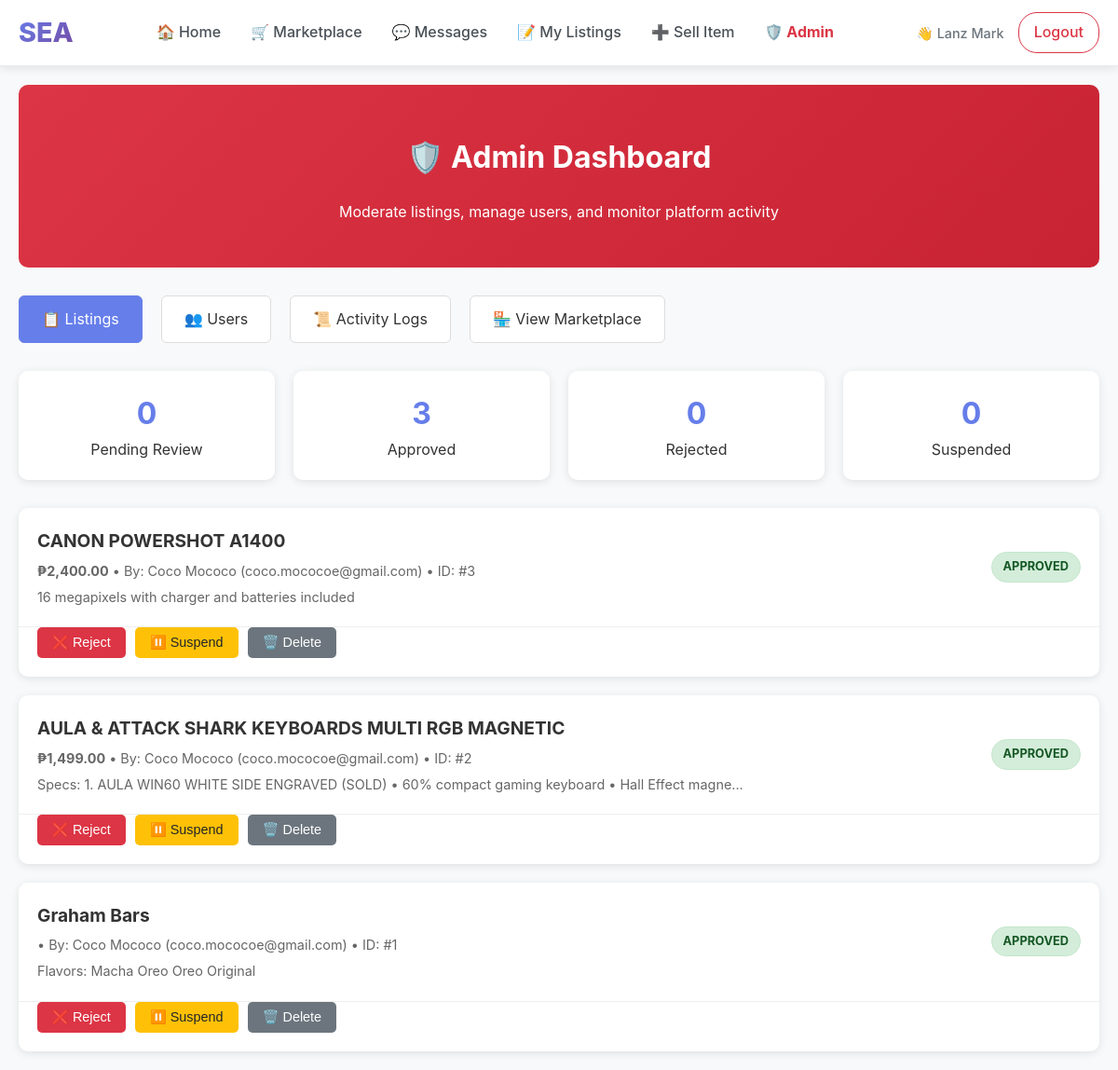
Page /admin (signed in) on the committed database.
### tables this page shows
CREATE TABLE students (
        student_id INTEGER PRIMARY KEY AUTOINCREMENT,
        name TEXT NOT NULL,
        email TEXT UNIQUE NOT NULL,
        password TEXT NOT NULL,
        org TEXT
    , is_admin INTEGER DEFAULT 0, email_verified INTEGER DEFAULT 0, verification_code TEXT DEFAULT NULL, verification_code_expires DATETIME DEFAULT NULL);

CREATE TABLE items (
        item_id INTEGER PRIMARY KEY AUTOINCREMENT,
        student_id INTEGER,
        item_name TEXT NOT NULL,
        price REAL NOT NULL,
        description TEXT,
        image TEXT, moderation_status TEXT DEFAULT 'pending', category TEXT DEFAULT 'other', contact TEXT, payment TEXT, status TEXT DEFAULT 'available',
        FOREIGN KEY (student_id) REFERENCES students(student_id)
    );

### app.py (the view)
@app.route('/admin')
def admin_dashboard():
    if not require_admin():
        return redirect(url_for('home'))
    conn = get_db_connection()
    cur = conn.cursor()
    cur.execute("""
        SELECT i.*, s.name as seller_name, s.email as seller_email,
               (SELECT COUNT(*) FROM admin_actions WHERE target_type='item' AND target_id=i.item_id) as action_count
        FROM items i
        JOIN students s ON i.student_id = s.student_id
        ORDER BY i.item_id DESC
    """)
    items = [dict(row) for row in cur.fetchall()]
    cur.execute("SELECT moderation_status, COUNT(*) as count FROM items GROUP BY moderation_status")
    stats = dict(cur.fetchall())
    conn.close()
    return render_template('admin/dashboard.html', items=items, stats=stats)

### app.py (called while the page is built)
def get_db_connection():
    database_url = os.environ.get('DATABASE_URL')
    if database_url:
        import psycopg2
        from psycopg2.extras import RealDictCursor
        if database_url.startswith('postgres://'):
            database_url = database_url.replace('postgres://', 'postgresql://', 1)
        conn = psycopg2.connect(database_url, cursor_factory=RealDictCursor)
        return DatabaseConnection(conn, is_postgres=True)
    else:
        db_path = os.path.join(BASE_DIR, 'database', 'marketplace.db')
        conn = sqlite3.connect(db_path, timeout=30.0)
        conn.row_factory = sqlite3.Row
        conn.execute('PRAGMA journal_mode=WAL;')
        return DatabaseConnection(conn, is_postgres=False)

def require_login():
    if 'user_id' not in session:
        return False
    if 'last_activity' in session:
        try:
            last_activity = datetime.fromisoformat(session['last_activity'])
            if datetime.now() - last_activity > timedelta(hours=24):
                session.clear()
                return False
        except:
            pass
    session['last_activity'] = datetime.now().isoformat()
    return True

@app.context_processor
def inject_csrf_token():
    return dict(csrf_token=generate_csrf_token)

@app.context_processor
def inject_admin_status():
    return dict(is_admin_user=is_admin())

def is_admin():
    if not require_login():
        return False
    conn = get_db_connection()
    cur = conn.cursor()
    cur.execute("SELECT is_admin FROM students WHERE student_id = ?", (session['user_id'],))
    result = cur.fetchone()
    conn.close()
    return result and result[0] == 1

def require_admin():
    if not is_admin():
        flash("Access denied. Admin privileges required.", "error")
        return redirect(url_for('home'))
    return True

@app.template_filter('php')
def format_php(value):
    try:
        if value is None or value == '':
            return ''
        s = str(value).strip()
        s = s.replace(',', '').replace('₱', '').replace('PHP', '').strip()
        v = float(s)
        return f"₱{v:,.2f}"
    except Exception:
        return value

    def execute(self, query, params=None):
        if self._is_postgres and params and '?' in query:
            query = query.replace('?', '%s')
        if params is None:
            return self._cursor.execute(query)
        return self._cursor.execute(query, params)

    def fetchone(self):
        return self._cursor.fetchone()

### templates/admin/dashboard.html (shortened to what this page needs)
{% extends "base.html" %}
{% block content %}
<div class="admin-page">
  <div class="admin-header">
    <h1>🛡️ Admin Dashboard</h1>
    <p>Moderate listings, manage users, and monitor platform activity</p>
  </div>
  <div class="admin-nav">
    <a href="{{ url_for('admin_dashboard') }}" class="active">📋 Listings</a>
    <a href="{{ url_for('admin_users') }}">👥 Users</a>
    <a href="{{ url_for('admin_logs') }}">📜 Activity Logs</a>
    <a href="{{ url_for('marketplace') }}">🏪 View Marketplace</a>
  </div>
  <div class="stats-grid">
    <div class="stat-card">
      <div class="stat-number">{{ stats.get('pending', 0) }}</div>
      <div>Pending Review</div>
    </div>
    <div class="stat-card">
      <div class="stat-number">{{ stats.get('approved', 0) }}</div>
      <div>Approved</div>
    </div>
    <div class="stat-card">
      <div class="stat-number">{{ stats.get('rejected', 0) }}</div>
      <div>Rejected</div>
    </div>
    <div class="stat-card">
      <div class="stat-number">{{ stats.get('suspended', 0) }}</div>
      <div>Suspended</div>
    </div>
  </div>
  <div class="items-grid">
    {% for item in items %}
    <div class="item-card">
      <div class="item-header">
        <div class="item-info">
          <div class="item-name">{{ item.item_name }}</div>
          <div class="item-meta">
            <strong>{{ item.price|php }}</strong> •
            By: {{ item.seller_name }} ({{ item.seller_email }}) •
            ID: #{{ item.item_id }}
          </div>
          <div class="item-meta" style="margin-top: 5px;">
            {{ item.description[:100] }}{% if item.description|length > 100 %}...{% endif %}
          </div>
        </div>
        <span class="status-badge status-{{ item.moderation_status }}">
          {{ item.moderation_status }}
        </span>
      </div>
      <div class="item-actions">
        {% if item.moderation_status != 'rejected' %}
          <form method="POST" action="{{ url_for('moderate_item', item_id=item.item_id, action='reject') }}" style="display: inline;">
            <button type="submit" class="btn-action btn-reject"
                    onclick="return confirm('Reject this listing?');">
              ❌ Reject
            </button>
          </form>
        {% endif %}
        {% if item.moderation_status != 'suspended' %}
          <form method="POST" action="{{ url_for('moderate_item', item_id=item.item_id, action='suspend') }}" style="display: inline;">
            <button type="submit" class="btn-action btn-suspend"
                    onclick="return confirm('Suspend this listing?');">
              ⏸️ Suspend
            </button>
          </form>
        {% endif %}
        <form method="POST" action="{{ url_for('moderate_item', item_id=item.item_id, action='delete') }}" style="display: inline;">
          <button type="submit" class="btn-action btn-delete"
                  onclick="return confirm('⚠️ PERMANENTLY DELETE this listing? This cannot be undone!');">
            🗑️ Delete
          </button>
        </form>
      </div>
    </div>
    {% endfor %}
  </div>
</div>
{% endblock %}

### templates/base.html (shortened to what this page needs)
<!DOCTYPE html>
<html lang="en">
<head>
</head>
<body data-user-id="{% if session.get('user_id') %}{{ session.get('user_id') }}{% endif %}"{% if other %} data-other-id="{{ other['student_id'] }}"{% endif %}>
<nav class="navbar">
  <div class="nav-container">
    <a href="{{ url_for('home') }}" class="nav-brand">SEA</a>
    <div class="nav-links" id="navLinks">
      <a href="{{ url_for('home') }}">🏠 Home</a>
      <a href="{{ url_for('marketplace') }}">🛒 Marketplace</a>
      <a href="{{ url_for('messages') }}">💬 Messages</a>
      {% if session.get('user_id') %}
        <a href="{{ url_for('my_listings') }}">📝 My Listings</a>
        <a href="{{ url_for('add_item') }}">➕ Sell Item</a>
        {% if is_admin_user %}
          <a href="{{ url_for('admin_dashboard') }}" style="color: #dc3545; font-weight: bold;">🛡️ Admin</a>
        {% endif %}
      {% endif %}
    </div>
    <div class="nav-user">
      {% if session.get('user_id') %}
        <span class="user-info">👋 {{ session.get('user_name') }}</span>
        <a href="{{ url_for('logout') }}" class="btn-logout">Logout</a>
      {% else %}
        <a href="{{ url_for('login') }}" class="btn-outline">Login</a>
        <a href="{{ url_for('register') }}" class="btn-primary">Register</a>
      {% endif %}
    </div>
  </div>
</nav>
<div class="main-content">
{% block content %}{% endblock %}
</div>
{% set is_chat_page = request.endpoint == 'chat_page' %}
</body>
</html>

### templates/base.html (style rules this page uses)
* { box-sizing: border-box; }
body { margin: 0; font-family: -apple-system, BlinkMacSystemFont, 'Segoe UI', Roboto, sans-serif; background: #f8f9fa; line-height: 1.6; color: #333; }
.main-content { min-height: calc(100vh - 80px); padding-top: 0; }
.navbar { background: white; padding: 12px 0; box-shadow: 0 2px 10px rgba(0, 0, 0, 0.1); border-bottom: 1px solid #e9ecef; position: sticky; top: 0; z-index: 1000; }
.nav-container { max-width: 1200px; margin: 0 auto; padding: 0 20px; display: flex; align-items: center; justify-content: space-between; flex-wrap: wrap; gap: 20px; }
.nav-brand { font-size: 1.8rem; font-weight: 800; color: #667eea; text-decoration: none; background: linear-gradient(135deg, #667eea 0%, #764ba2 100%); -webkit-background-clip: text; background-clip: text; -webkit-text-fill-color: transparent; }
.nav-links { display: flex; align-items: center; gap: 0; flex: 1; justify-content: center; flex-wrap: wrap; }
.nav-links a { color: #495057; text-decoration: none; padding: 10px 16px; border-radius: 6px; font-weight: 500; transition: all 0.2s ease; position: relative; }
.nav-user { display: flex; align-items: center; gap: 15px; flex-wrap: wrap; }
.user-info { color: #6c757d; font-size: 0.9rem; font-weight: 500; }
.nav-user a { color: #495057; text-decoration: none; padding: 8px 16px; border-radius: 20px; font-weight: 500; transition: all 0.2s ease; border: 1px solid transparent; }
.nav-user a.btn-logout { color: #dc3545; border: 1px solid #dc3545; }

### templates/admin/dashboard.html (style rules this page uses)
.admin-page { padding: 20px; max-width: 1200px; margin: 0 auto; }
.admin-header { background: linear-gradient(135deg, #dc3545 0%, #c82333 100%); color: white; padding: 30px; border-radius: 10px; margin-bottom: 30px; text-align: center; }
.admin-nav { display: flex; gap: 20px; margin-bottom: 30px; flex-wrap: wrap; }
.admin-nav a { background: #fff; color: #333; padding: 12px 24px; border-radius: 6px; text-decoration: none; border: 1px solid #ddd; transition: all 0.3s ease; }
.admin-nav a:hover, .admin-nav a.active { background: #667eea; color: white; border-color: #667eea; }
.stats-grid { display: grid; grid-template-columns: repeat(auto-fit, minmax(200px, 1fr)); gap: 20px; margin-bottom: 30px; }
.stat-card { background: white; padding: 20px; border-radius: 10px; box-shadow: 0 2px 10px rgba(0,0,0,0.1); text-align: center; }
.stat-number { font-size: 2rem; font-weight: bold; color: #667eea; }
.items-grid { display: grid; gap: 20px; }
.item-card { background: white; border-radius: 10px; box-shadow: 0 2px 10px rgba(0,0,0,0.1); overflow: hidden; }
.item-header { display: flex; justify-content: space-between; align-items: center; padding: 20px; border-bottom: 1px solid #eee; }
.item-info { flex: 1; }
.item-name { font-size: 1.2rem; font-weight: bold; margin-bottom: 5px; }
.item-meta { color: #666; font-size: 0.9rem; }
.status-badge { padding: 5px 12px; border-radius: 20px; font-size: 0.8rem; font-weight: bold; text-transform: uppercase; }
.status-approved { background: #d4edda; color: #155724; border: 1px solid #c3e6cb; }
.item-actions { display: flex; gap: 10px; padding: 0 20px 20px; }
.btn-action { padding: 8px 16px; border: none; border-radius: 5px; cursor: pointer; font-size: 0.9rem; text-decoration: none; display: inline-block; transition: all 0.3s ease; }
.btn-reject { background: #dc3545; color: white; }
.btn-suspend { background: #ffc107; color: #212529; }
.btn-delete { background: #6c757d; color: white; }

### rows in the picture
students: get "Lanz Mark"
items: item_name "CANON POWERSHOT A1400", price|php "₱2,400.00", seller_name "Coco Mococo", seller_email "coco.mococoe@gmail.com", item_id "3", description "16 megapixels with charger and batteries included", moderation_status "APPROVED"
items: item_name "AULA & ATTACK SHARK KEYBOARDS MULTI RGB MAGNETIC", price|php "₱1,499.00", seller_name "Coco Mococo", seller_email "coco.mococoe@gmail.com", item_id "2", description "Specs: 1. AULA WIN60 WHITE SIDE ENGRAVED (SOLD) • 60% compact gaming keyboard • Hall Effect magne", moderation_status "APPROVED"
items: item_name "Graham Bars", seller_name "Coco Mococo", seller_email "coco.mococoe@gmail.com", item_id "1", description "Flavors: Macha Oreo Oreo Original", moderation_status "APPROVED"

### other values in the picture
{{ stats.get('pending', 0) }} "0"
{{ stats.get('approved', 0) }} "3"
{{ stats.get('rejected', 0) }} "0"
{{ stats.get('suspended', 0) }} "0"
